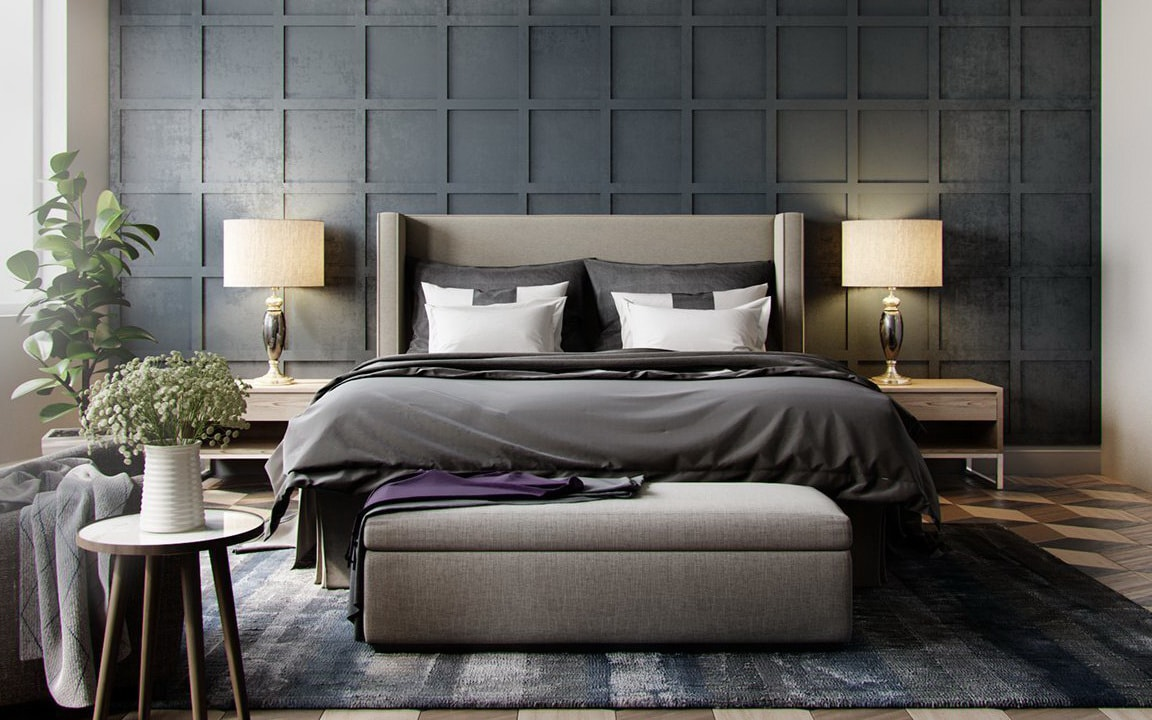
#> input picture hw10-11/img.jpg, 1152 x 720 px
$ python hw11.py
#> lines starting #> are read from the running program, lines starting #| are printed output that depends on the picture
### hw10-11/hw10.py
from random import random

import cv2
import numpy as np


def add_salt_pepper_noise(img, probability):
    output = np.zeros(img.shape, np.uint8)
    for i in range(img.shape[0]):
        for j in range(img.shape[1]):
            rnd = random()
            # divide the salt and pepper noise into white and black colors
            prob = probability / 2.0
            inverse_prob = 1 - prob
            #    | -- | real image | -- |
            # white noise        black noise
            output[i, j] = 255 if rnd < prob else 0 if rnd > inverse_prob else img[i, j]
    return output


def median_blur(img, kernel_size):
    return cv2.medianBlur(img, kernel_size)


def gaussian_blur(img, kernel_size):
    return cv2.GaussianBlur(img, (kernel_size, kernel_size), sigmaX=0, sigmaY=0)


def bilateral_filter(img, kernel_size, sigma_color, sigma_space):
    return cv2.bilateralFilter(img, kernel_size, sigma_color, sigma_space)


# [14 lines that do not run on import are left out]

### hw10-11/hw11.py
import cv2
import matplotlib.pyplot as plt
import numpy as np

import hw10 as blur

noise = 35  # 0-100
img = cv2.imread('img.jpg')
#> img is the input picture: shape (720, 1152, 3); mean B, G, R 93.6, 96.8, 98.7
window_name = f'Noise: {noise}'


# frequency filters
def mean_filter(img, kernel_size):
    return cv2.blur(img, (kernel_size, kernel_size))


def mag_spectrum(img):
    f = np.fft.fft2(img)
    fshift = np.fft.fftshift(f)
    return noise * np.log(np.abs(fshift))


if __name__ == '__main__':
    while True:
        salted = blur.add_salt_pepper_noise(img, float(noise) / 100.0)
#> after the loop in add_salt_pepper_noise, `for i in range(img.shape[0]):`:
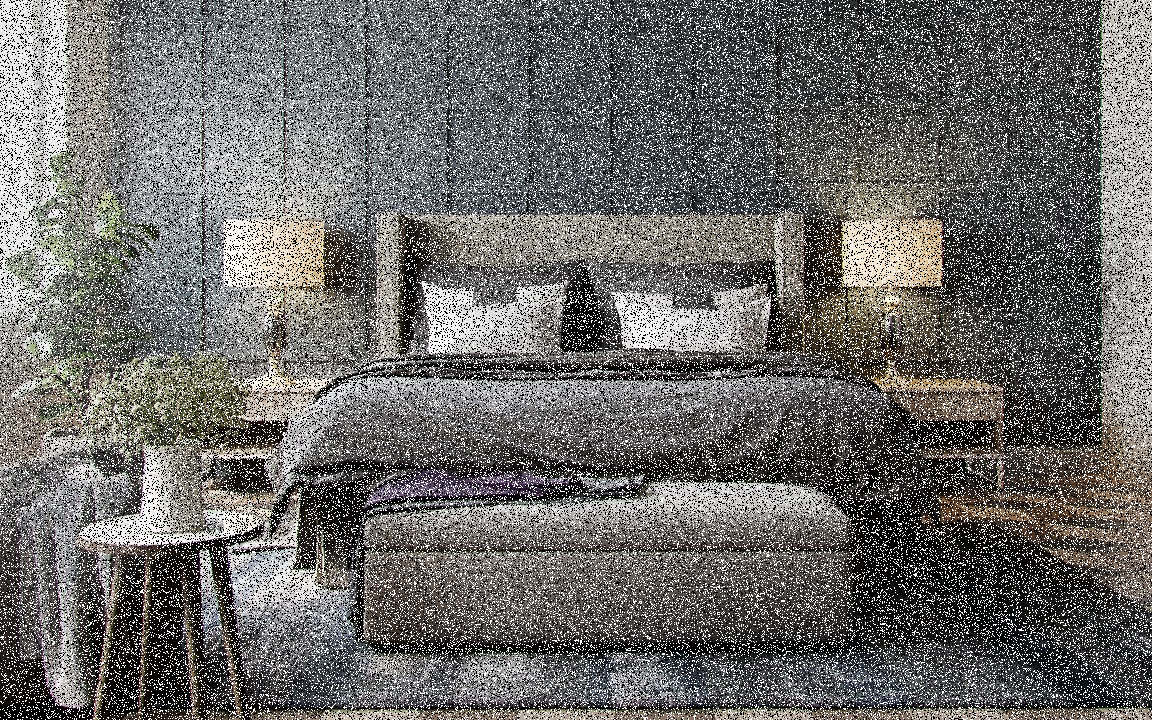
#> output: shape (720, 1152, 3); mean B, G, R 105.4, 107.5, 108.8
        cv2.imshow(window_name, salted)
        k = cv2.waitKey(0)
#> (key Esc is pressed here)
        if k == 27:
            break
        elif k == ord('+'):
            noise = min(100, noise + 10)
            window_name = f'Noise: {noise}'
            print(window_name)
        elif k == ord('-'):
            noise = max(0, noise - 10)
            window_name = f'Noise: {noise}'
            print(window_name)
        plt.imshow(mag_spectrum(cv2.imread('img.jpg', 0)), cmap='gray')
        plt.show()
        cv2.waitKey(1)
    cv2.destroyAllWindows()
